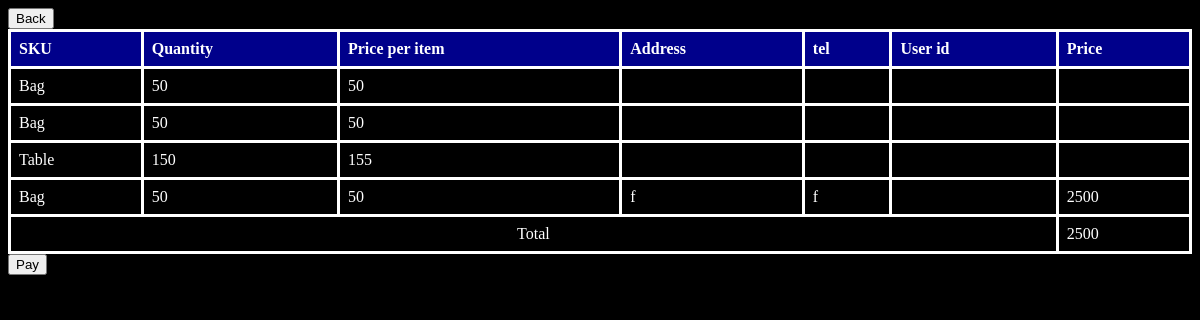
The page /checkout.php on the database its author committed.
### tables this page shows
CREATE TABLE `tb_checkout` (
  `Id` int(11) NOT NULL,
  `SKU` varchar(255) NOT NULL,
  `Quantity` varchar(255) NOT NULL,
  `Price` varchar(255) NOT NULL,
  `Total pay` text NOT NULL,
  `User_Id` varchar(255) DEFAULT NULL,
  `Address` varchar(255) NOT NULL,
  `Username` varchar(255) NOT NULL,
  `tel` varchar(255) NOT NULL
);

### checkout.php (the view, shortened to what this page needs)
 <?php
include_once('include/db.php');
$query="SELECT * FROM tb_checkout WHERE User_Id='".$_SESSION['User_Id']."'";
if ($sql=mysqli_query($conn,$query)){
	$total_query="SELECT sum(`Total pay`) FROM tb_checkout WHERE User_Id='".$_SESSION['User_Id']."'";
	$total_result=mysqli_query($conn,$total_query);
	$total=mysqli_fetch_array($total_result);
}
?>
<head>
	<link href="https://cdnjs.cloudflare.com/ajax/libs/font-awesome/4.7.0/css/font-awesome.min.css" rel="stylesheet"/>
	<div class="control group">
	<button type="button" onclick="window.location.href='index.php'" class="btn">Back</button>
	</div>
</head>
<form action="receipt.php" method="post" enctype="multipart/form-data">
<div class="container">
	<table>
	<thead>
		<th>SKU</th>
		<th>Quantity</th>
		<th>Price per item</th>
		<th>Address</th>
		<th>tel</th>
		<th>User id</th>
		<th>Price</th>
		</thead>
		<tbody>
			<?php while($row=mysqli_fetch_array($sql)){?>
		<tr>
		<td><?=$row['SKU']?></td>
		<td><?=$row['Quantity']?></td>
		<td><?=$row['Price']?></td>
		<td><?=$row['Address']?></td>
		<td><?=$row['tel']?></td>
		<td><?=$row['User_Id']?></td>
		<td><?=$row['Total pay']?></td>
	</tr>
<?php }?>
	<tr>
		<td colspan="6" style="text-align: center;">Total</td>
		<td ><?php echo $total['sum(`Total pay`)'];?></td>
	</tr>
	</tbody>
	</table>
		<button type="button" onclick="window.location.href='login.php'">Pay</button>
</div>
</form>

### checkout.php (style rules this page uses)
table { border-collapse:collapse;width:100%; }
th,td { border:solid;text-align:left;padding:8px;color: white }
tr:nth-child(even) { color: white }
th { background-color:darkblue;color:white; }

### rows shown on the page
tb_checkout: SKU "Bag", Quantity "50", Price "50"
tb_checkout: SKU "Bag", Quantity "50", Price "50"
tb_checkout: SKU "Table", Quantity "150", Price "155"
tb_checkout: SKU "Bag", Quantity "50", Price "50", Address "f", tel "f", Total pay "2500"

### other values the page prints
$total['sum(`Total pay`)'] "2500"
